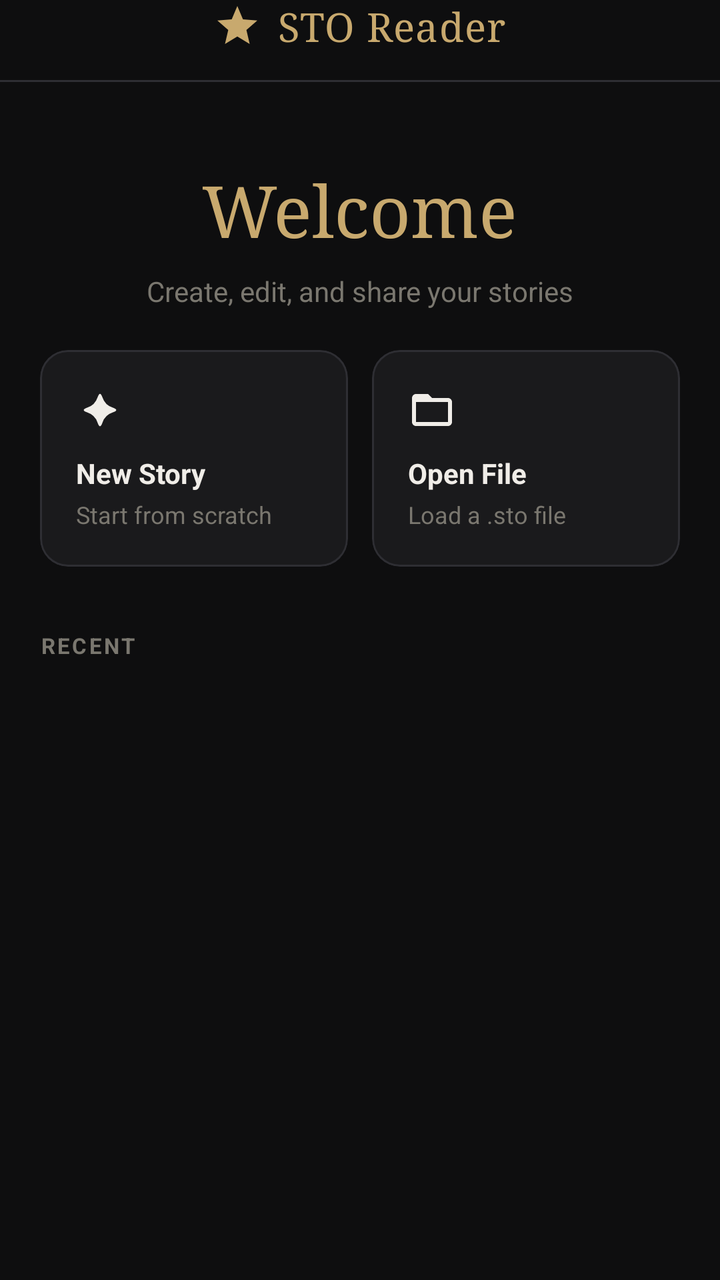
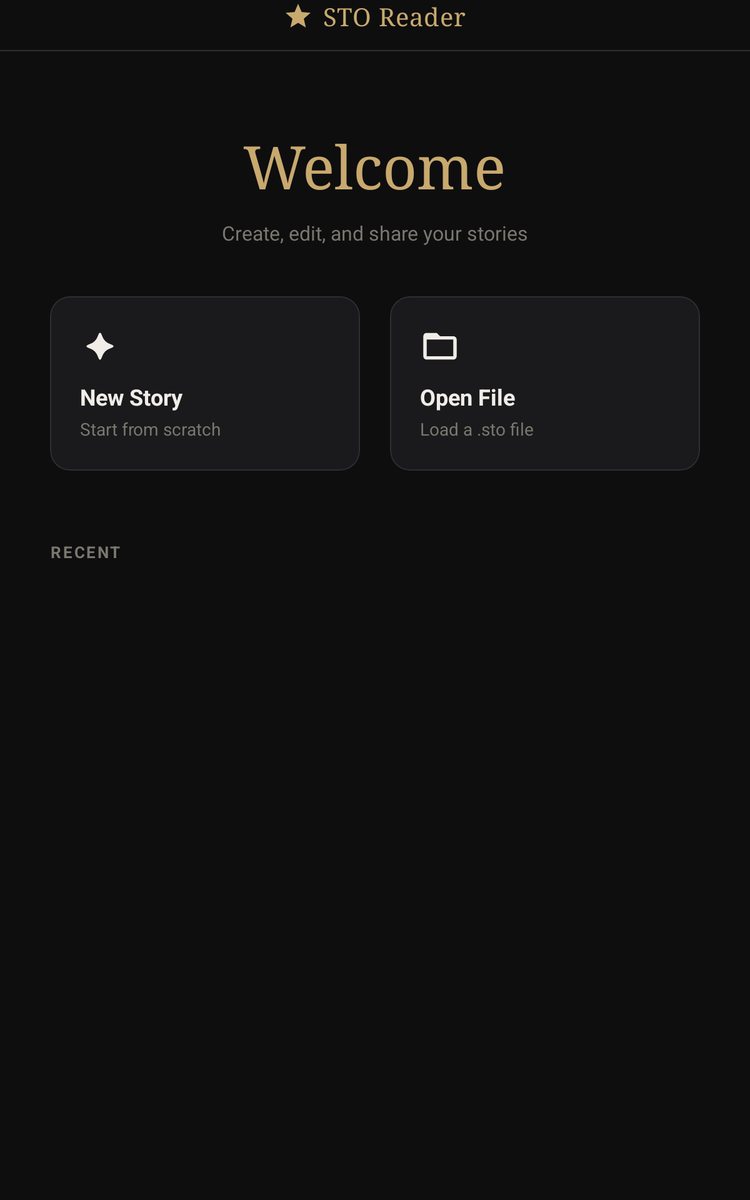

The same Android screen from two of the app's own layout files: first res/layout/ as a phone draws it, then the repository's variant for another configuration, drawn on a device whose configuration selects that folder. Both files follow.
<!-- AndroidManifest.xml: application theme Theme.STOReader -->
<!-- res/layout/fragment_home.xml -->
<?xml version="1.0" encoding="utf-8"?>
<LinearLayout xmlns:android="http://schemas.android.com/apk/res/android"
    xmlns:app="http://schemas.android.com/apk/res-auto"
    android:layout_width="match_parent"
    android:layout_height="match_parent"
    android:orientation="vertical"
    android:background="@color/bg">

    <LinearLayout
        android:id="@+id/topBar"
        android:layout_width="match_parent"
        android:layout_height="wrap_content"
        android:orientation="horizontal"
        android:gravity="center"
        android:paddingStart="20dp"
        android:paddingEnd="20dp"
        android:paddingBottom="14dp"
        android:background="@color/bg">

        <TextView
            android:layout_width="wrap_content"
            android:layout_height="wrap_content"
            android:text="STO Reader"
            android:textColor="@color/accent"
            android:textSize="20sp"
            android:fontFamily="serif"
            android:letterSpacing="0.02"
            android:drawableStart="@drawable/ic_star"
            android:drawablePadding="8dp"
            android:gravity="center"/>
    </LinearLayout>

    
    <View
        android:layout_width="match_parent"
        android:layout_height="1dp"
        android:background="@color/surface3"/>

    
    <androidx.core.widget.NestedScrollView
        android:id="@+id/scrollView"
        android:layout_width="match_parent"
        android:layout_height="0dp"
        android:layout_weight="1">

        <LinearLayout
            android:layout_width="match_parent"
            android:layout_height="wrap_content"
            android:orientation="vertical">

            
            <LinearLayout
                android:layout_width="match_parent"
                android:layout_height="wrap_content"
                android:orientation="vertical"
                android:gravity="center"
                android:paddingStart="20dp"
                android:paddingEnd="20dp"
                android:paddingTop="40dp"
                android:paddingBottom="20dp">

                <TextView
                    android:layout_width="wrap_content"
                    android:layout_height="wrap_content"
                    android:text="Welcome"
                    android:textColor="@color/accent"
                    android:textSize="36sp"
                    android:fontFamily="serif"/>

                <TextView
                    android:layout_width="wrap_content"
                    android:layout_height="wrap_content"
                    android:text="Create, edit, and share your stories"
                    android:textColor="@color/text_muted"
                    android:textSize="14sp"
                    android:layout_marginTop="8dp"/>
            </LinearLayout>

            
            <LinearLayout
                android:layout_width="match_parent"
                android:layout_height="wrap_content"
                android:orientation="horizontal"
                android:paddingStart="20dp"
                android:paddingEnd="20dp"
                android:paddingBottom="16dp">

                
                <com.google.android.material.card.MaterialCardView
                    android:id="@+id/cardNewStory"
                    android:layout_width="0dp"
                    android:layout_height="wrap_content"
                    android:layout_weight="1"
                    android:layout_marginEnd="6dp"
                    app:cardBackgroundColor="@color/surface"
                    app:cardCornerRadius="14dp"
                    app:cardElevation="0dp"
                    app:strokeColor="@color/surface3"
                    app:strokeWidth="1dp"
                    android:foreground="?attr/selectableItemBackground"
                    android:clickable="true"
                    android:focusable="true">

                    <LinearLayout
                        android:layout_width="match_parent"
                        android:layout_height="wrap_content"
                        android:orientation="vertical"
                        android:padding="18dp">

                        <ImageView
                            android:layout_width="24dp"
                            android:layout_height="24dp"
                            android:src="@drawable/ic_star_4"
                            app:tint="@color/text_primary"
                            android:layout_marginBottom="10dp"
                            android:contentDescription="New Story Icon"/>

                        <TextView
                            android:layout_width="wrap_content"
                            android:layout_height="wrap_content"
                            android:text="New Story"
                            android:textColor="@color/text_primary"
                            android:textSize="14sp"
                            android:textStyle="bold"/>

                        <TextView
                            android:layout_width="wrap_content"
                            android:layout_height="wrap_content"
                            android:text="Start from scratch"
                            android:textColor="@color/text_muted"
                            android:textSize="12sp"
                            android:layout_marginTop="3dp"/>
                    </LinearLayout>
                </com.google.android.material.card.MaterialCardView>

                
                <com.google.android.material.card.MaterialCardView
                    android:id="@+id/cardOpenFile"
                    android:layout_width="0dp"
                    android:layout_height="wrap_content"
                    android:layout_weight="1"
                    android:layout_marginStart="6dp"
                    app:cardBackgroundColor="@color/surface"
                    app:cardCornerRadius="14dp"
                    app:cardElevation="0dp"
                    app:strokeColor="@color/surface3"
                    app:strokeWidth="1dp"
                    android:foreground="?attr/selectableItemBackground"
                    android:clickable="true"
                    android:focusable="true">

                    <LinearLayout
                        android:layout_width="match_parent"
                        android:layout_height="wrap_content"
                        android:orientation="vertical"
                        android:padding="18dp">

                        <ImageView
                            android:layout_width="24dp"
                            android:layout_height="24dp"
                            android:src="@drawable/ic_open"
                            app:tint="@color/text_primary"
                            android:layout_marginBottom="10dp"/>

                        <TextView
                            android:layout_width="wrap_content"
                            android:layout_height="wrap_content"
                            android:text="Open File"
                            android:textColor="@color/text_primary"
                            android:textSize="14sp"
                            android:textStyle="bold"/>

                        <TextView
                            android:layout_width="wrap_content"
                            android:layout_height="wrap_content"
                            android:text="Load a .sto file"
                            android:textColor="@color/text_muted"
                            android:textSize="12sp"
                            android:layout_marginTop="3dp"/>
                    </LinearLayout>
                </com.google.android.material.card.MaterialCardView>
            </LinearLayout>

            
            <TextView
                android:layout_width="match_parent"
                android:layout_height="wrap_content"
                android:text="RECENT"
                android:textColor="@color/text_muted"
                android:textSize="11sp"
                android:letterSpacing="0.1"
                android:textStyle="bold"
                android:paddingStart="20dp"
                android:paddingEnd="20dp"
                android:paddingTop="16dp"
                android:paddingBottom="8dp"/>

            
            <androidx.recyclerview.widget.RecyclerView
                android:id="@+id/recentList"
                android:layout_width="match_parent"
                android:layout_height="wrap_content"
                android:paddingStart="20dp"
                android:paddingEnd="20dp"
                android:clipToPadding="false"/>

            
            <TextView
                android:id="@+id/emptyState"
                android:layout_width="match_parent"
                android:layout_height="wrap_content"
                android:text="No recent stories yet.\nCreate one or open a file above."
                android:textColor="@color/text_muted"
                android:textSize="14sp"
                android:gravity="center"
                android:padding="40dp"
                android:visibility="gone"/>

            
            <View
                android:id="@+id/navBarSpacer"
                android:layout_width="match_parent"
                android:layout_height="20dp"/>

        </LinearLayout>
    </androidx.core.widget.NestedScrollView>
</LinearLayout>
<!-- resources referenced by this layout -->
<resources>
  <color name="accent">#C8A96E</color>
  <color name="bg">#0E0E0F</color>
  <color name="surface">#1A1A1C</color>
  <color name="surface3">#2E2E33</color>
  <color name="text_muted">#7A776F</color>
  <color name="text_primary">#F0EDE8</color>
  <!-- drawable ic_open (drawable) -->
  <vector xmlns:android="http://schemas.android.com/apk/res/android"
      android:width="24dp"
      android:height="24dp"
      android:viewportWidth="24"
      android:viewportHeight="24">
      <path
          android:fillColor="@color/text_primary"
          android:pathData="M20,6h-8l-2-2H4C2.89,4,2.01,4.89,2.01,6L2,18c0,1.1,0.9,2,2,2h16c1.1,0,2-0.9,2-2V8C22,6.9,21.1,6,20,6z M20,18H4V8h16V18z"/>
  </vector>
  <!-- drawable ic_star (drawable) -->
  <vector xmlns:android="http://schemas.android.com/apk/res/android"
      android:width="24dp"
      android:height="24dp"
      android:viewportWidth="24"
      android:viewportHeight="24">
      <path
          android:fillColor="@color/accent"
          android:pathData="M12,17.27L18.18,21l-1.64-7.03L22,9.24l-7.19-0.61L12,2L9.19,8.63L2,9.24l5.46,4.73L5.82,21L12,17.27z"/>
  </vector>
  <!-- drawable ic_star_4 (drawable) -->
  <vector xmlns:android="http://schemas.android.com/apk/res/android"
      android:width="24dp"
      android:height="24dp"
      android:viewportWidth="24"
      android:viewportHeight="24"
      android:tint="@color/text_primary">
      <path
          android:fillColor="@android:color/white"
          android:pathData="M13.25,5.75 Q14.5,9.5 18.25,10.75 Q22,12 18.25,13.25 Q14.5,14.5 13.25,18.25 Q12,22 10.75,18.25 Q9.5,14.5 5.75,13.25 Q2,12 5.75,10.75 Q9.5,9.5 10.75,5.75 Q12,2 13.25,5.75 Z"/>
  </vector>
  <style name="Theme.STOReader" parent="Theme.MaterialComponents.DayNight.NoActionBar">
          <item name="android:statusBarColor">@android:color/transparent</item>
          <item name="android:navigationBarColor">@android:color/transparent</item>
          <item name="android:windowBackground">@color/bg</item>
          <item name="android:windowTranslucentStatus">false</item>
          <item name="android:windowTranslucentNavigation">false</item>
          <item name="android:windowLayoutInDisplayCutoutMode">shortEdges</item>
          <item name="colorPrimary">@color/accent</item>
          <item name="colorSurface">@color/surface</item>
          <item name="android:textColorPrimary">@color/text_primary</item>
          <item name="android:textColorSecondary">@color/text_muted</item>
          <item name="bottomSheetDialogTheme">@style/AppBottomSheetDialogTheme</item>
      </style>
  <style name="AppBottomSheetDialogTheme" parent="Theme.Design.Light.BottomSheetDialog">
          <item name="bottomSheetStyle">@style/AppBottomSheetStyle</item>
      </style>
  <style name="AppBottomSheetStyle" parent="Widget.Design.BottomSheet.Modal">
          <item name="android:background">@android:color/transparent</item>
      </style>
</resources>
<!-- res/layout-sw600dp/fragment_home.xml (the repository's variant of the layout above) -->
<!-- drawn on a 7-inch tablet held upright -->
<?xml version="1.0" encoding="utf-8"?>

<LinearLayout xmlns:android="http://schemas.android.com/apk/res/android"
    xmlns:app="http://schemas.android.com/apk/res-auto"
    android:layout_width="match_parent"
    android:layout_height="match_parent"
    android:orientation="vertical"
    android:background="@color/bg">

    <LinearLayout
        android:id="@+id/topBar"
        android:layout_width="match_parent"
        android:layout_height="wrap_content"
        android:orientation="horizontal"
        android:gravity="center"
        android:paddingStart="40dp"
        android:paddingEnd="40dp"
        android:paddingBottom="14dp"
        android:background="@color/bg">

        <TextView
            android:layout_width="wrap_content"
            android:layout_height="wrap_content"
            android:text="STO Reader"
            android:textColor="@color/accent"
            android:textSize="20sp"
            android:fontFamily="serif"
            android:letterSpacing="0.02"
            app:drawableStartCompat="@drawable/ic_star"
            android:drawablePadding="8dp"
            android:gravity="center"/>
    </LinearLayout>

    <View
        android:layout_width="match_parent"
        android:layout_height="1dp"
        android:background="@color/surface3"/>

    <androidx.core.widget.NestedScrollView
        android:id="@+id/scrollView"
        android:layout_width="match_parent"
        android:layout_height="0dp"
        android:layout_weight="1">

        <androidx.constraintlayout.widget.ConstraintLayout
            android:layout_width="match_parent"
            android:layout_height="wrap_content">

            <LinearLayout
                android:layout_width="0dp"
                android:layout_height="wrap_content"
                android:orientation="vertical"
                app:layout_constraintWidth_max="800dp"
                app:layout_constraintStart_toStartOf="parent"
                app:layout_constraintEnd_toEndOf="parent"
                app:layout_constraintTop_toTopOf="parent">

                
                <LinearLayout
                    android:layout_width="match_parent"
                    android:layout_height="wrap_content"
                    android:orientation="vertical"
                    android:gravity="center"
                    android:paddingStart="20dp"
                    android:paddingEnd="20dp"
                    android:paddingTop="60dp"
                    android:paddingBottom="40dp">

                    <TextView
                        android:layout_width="wrap_content"
                        android:layout_height="wrap_content"
                        android:text="Welcome"
                        android:textColor="@color/accent"
                        android:textSize="48sp"
                        android:fontFamily="serif"/>

                    <TextView
                        android:layout_width="wrap_content"
                        android:layout_height="wrap_content"
                        android:text="Create, edit, and share your stories"
                        android:textColor="@color/text_muted"
                        android:textSize="16sp"
                        android:layout_marginTop="12dp"/>
                </LinearLayout>

                
                <LinearLayout
                    android:layout_width="match_parent"
                    android:layout_height="wrap_content"
                    android:orientation="horizontal"
                    android:paddingStart="40dp"
                    android:paddingEnd="40dp"
                    android:paddingBottom="32dp">

                    <com.google.android.material.card.MaterialCardView
                        android:id="@+id/cardNewStory"
                        android:layout_width="0dp"
                        android:layout_height="wrap_content"
                        android:layout_weight="1"
                        android:layout_marginEnd="12dp"
                        app:cardBackgroundColor="@color/surface"
                        app:cardCornerRadius="16dp"
                        app:cardElevation="0dp"
                        app:strokeColor="@color/surface3"
                        app:strokeWidth="1dp"
                        android:foreground="?attr/selectableItemBackground"
                        android:clickable="true"
                        android:focusable="true">

                        <LinearLayout
                            android:layout_width="match_parent"
                            android:layout_height="wrap_content"
                            android:orientation="vertical"
                            android:padding="24dp">

                            <ImageView
                                android:layout_width="32dp"
                                android:layout_height="32dp"
                                android:src="@drawable/ic_star_4"
                                app:tint="@color/text_primary"
                                android:layout_marginBottom="12dp"
                                android:contentDescription="New Story Icon"/>

                            <TextView
                                android:layout_width="wrap_content"
                                android:layout_height="wrap_content"
                                android:text="New Story"
                                android:textColor="@color/text_primary"
                                android:textSize="18sp"
                                android:textStyle="bold"/>

                            <TextView
                                android:layout_width="wrap_content"
                                android:layout_height="wrap_content"
                                android:text="Start from scratch"
                                android:textColor="@color/text_muted"
                                android:textSize="14sp"
                                android:layout_marginTop="4dp"/>
                        </LinearLayout>
                    </com.google.android.material.card.MaterialCardView>

                    <com.google.android.material.card.MaterialCardView
                        android:id="@+id/cardOpenFile"
                        android:layout_width="0dp"
                        android:layout_height="wrap_content"
                        android:layout_weight="1"
                        android:layout_marginStart="12dp"
                        app:cardBackgroundColor="@color/surface"
                        app:cardCornerRadius="16dp"
                        app:cardElevation="0dp"
                        app:strokeColor="@color/surface3"
                        app:strokeWidth="1dp"
                        android:foreground="?attr/selectableItemBackground"
                        android:clickable="true"
                        android:focusable="true">

                        <LinearLayout
                            android:layout_width="match_parent"
                            android:layout_height="wrap_content"
                            android:orientation="vertical"
                            android:padding="24dp">

                            <ImageView
                                android:layout_width="32dp"
                                android:layout_height="32dp"
                                android:src="@drawable/ic_open"
                                app:tint="@color/text_primary"
                                android:layout_marginBottom="12dp"
                                android:contentDescription="Open File Icon"/>

                            <TextView
                                android:layout_width="wrap_content"
                                android:layout_height="wrap_content"
                                android:text="Open File"
                                android:textColor="@color/text_primary"
                                android:textSize="18sp"
                                android:textStyle="bold"/>

                            <TextView
                                android:layout_width="wrap_content"
                                android:layout_height="wrap_content"
                                android:text="Load a .sto file"
                                android:textColor="@color/text_muted"
                                android:textSize="14sp"
                                android:layout_marginTop="4dp"/>
                        </LinearLayout>
                    </com.google.android.material.card.MaterialCardView>
                </LinearLayout>

                <TextView
                    android:layout_width="match_parent"
                    android:layout_height="wrap_content"
                    android:text="RECENT"
                    android:textColor="@color/text_muted"
                    android:textSize="13sp"
                    android:letterSpacing="0.1"
                    android:textStyle="bold"
                    android:paddingStart="40dp"
                    android:paddingEnd="40dp"
                    android:paddingTop="24dp"
                    android:paddingBottom="12dp"/>

                <androidx.recyclerview.widget.RecyclerView
                    android:id="@+id/recentList"
                    android:layout_width="match_parent"
                    android:layout_height="wrap_content"
                    android:paddingStart="40dp"
                    android:paddingEnd="40dp"
                    android:clipToPadding="false"/>

                <TextView
                    android:id="@+id/emptyState"
                    android:layout_width="match_parent"
                    android:layout_height="wrap_content"
                    android:text="No recent stories yet.\nCreate one or open a file above."
                    android:textColor="@color/text_muted"
                    android:textSize="16sp"
                    android:gravity="center"
                    android:padding="80dp"
                    android:visibility="gone"/>

                <View
                    android:id="@+id/navBarSpacer"
                    android:layout_width="match_parent"
                    android:layout_height="40dp"/>
            </LinearLayout>
        </androidx.constraintlayout.widget.ConstraintLayout>
    </androidx.core.widget.NestedScrollView>
</LinearLayout>
